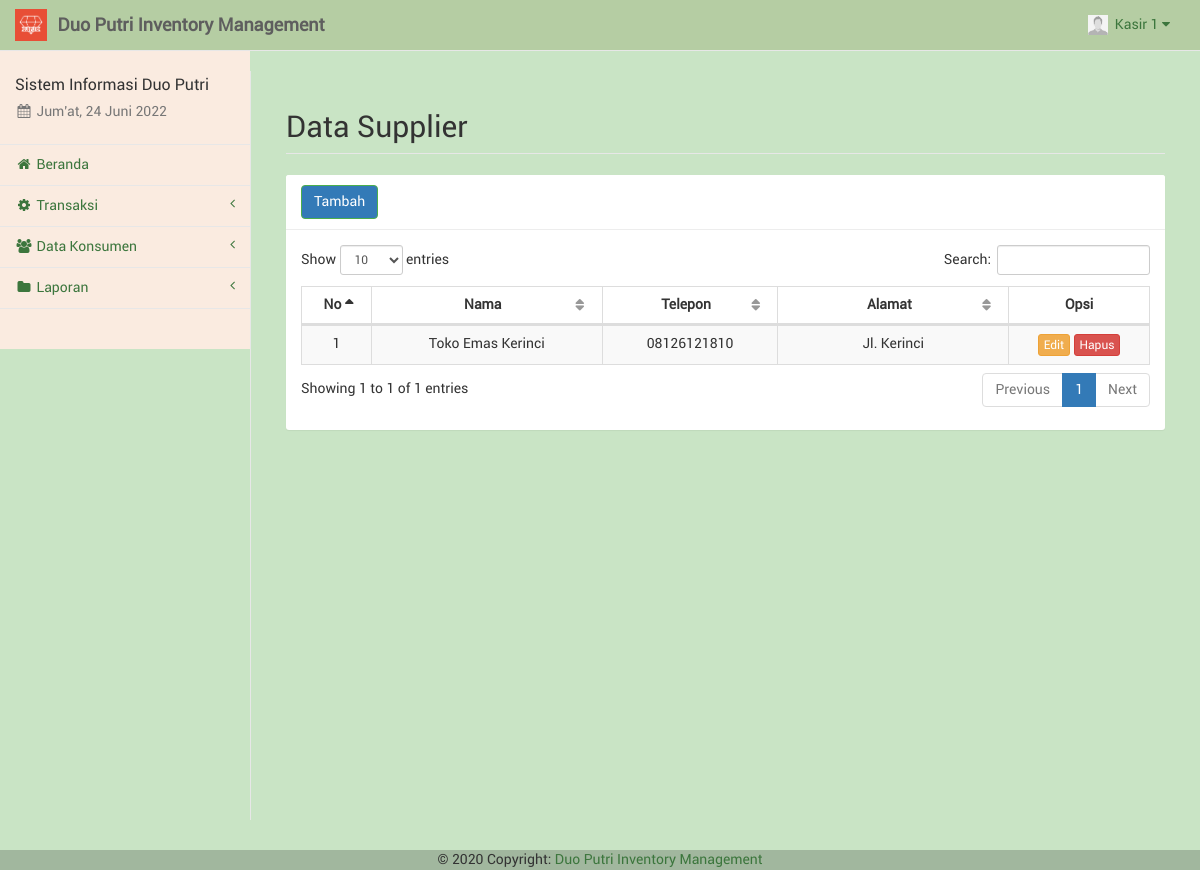
The page /kasir/supplier.php (signed in) on the database its author committed.
### tables this page shows
CREATE TABLE `kasir` (
  `id_kasir` int(11) NOT NULL,
  `nama_kasir` varchar(50) NOT NULL,
  `telp_kasir` varchar(20) NOT NULL,
  `user_kasir` varchar(50) NOT NULL,
  `pass_kasir` varchar(100) NOT NULL,
  `foto_kasir` text NOT NULL,
  `id_adm` int(11) NOT NULL
);

CREATE TABLE `supplier` (
  `id_spl` int(11) NOT NULL,
  `nama_spl` varchar(50) NOT NULL,
  `telp_spl` varchar(20) NOT NULL,
  `alamat_spl` text NOT NULL
);

### kasir/sess_check.php (called while the page is built, shortened)
<?php
	$chk_sess = $_SESSION['kasir'];
	include("dist/config/koneksi.php");
	$sql_sess = "SELECT * FROM kasir WHERE id_kasir='". $chk_sess ."'";
	$ress_sess = mysqli_query($conn, $sql_sess);
	$row_sess = mysqli_fetch_array($ress_sess);
	$sess_kasirname = $row_sess['nama_kasir'];
	$sess_kasirfoto = $row_sess['foto_kasir'];
?>

### kasir/supplier.php (the view, shortened to what this page needs)
<?php
include("sess_check.php");
$pagedesc = "Data Supplier";
include("layout_top.php");
?>
<div id="page-wrapper" style="background-color: #C9E4C5;">
	<div class="container-fluid">
		<div class="row">
			<div class="col-lg-12">
				<h1 class="page-header">Data Supplier</h1>
			</div>
		</div>
		<div class="row">
			<div class="col-lg-12"><?php include("layout_alert.php"); ?></div>
		</div>
		<div class="row">
			<div class="col-lg-12">
				<div class="panel panel-default">
					<div class="panel-heading">
						<a href="supplier_tambah.php" class="btn btn-success">Tambah</a>
					</div>
					<div class="panel-body">
						<table class="table table-striped table-bordered table-hover" id="tabel-data">
							<thead>
								<tr>
									<th width="1%">No</th>
									<th width="10%">Nama</th>
									<th width="5%">Telepon</th>
									<th width="10%">Alamat</th>
									<th width="5%">Opsi</th>
								</tr>
							</thead>
							<tbody>
								<?php
								$i = 1;
								$sql = "SELECT * FROM supplier ORDER BY nama_spl ASC";
								$ress = mysqli_query($conn, $sql);
								while ($data = mysqli_fetch_array($ress)) {
									echo '<tr>';
									echo '<td class="text-center">' . $i . '</td>';
									echo '<td class="text-center">' . $data['nama_spl'] . '</td>';
									echo '<td class="text-center">' . $data['telp_spl'] . '</td>';
									echo '<td class="text-center">' . $data['alamat_spl'] . '</td>';
									echo '<td class="text-center">
													  <a href="supplier_edit.php?spl=' . $data['id_spl'] . '" class="btn btn-warning btn-xs">Edit</a>'; ?>
									<a href="supplier_hapus.php?spl=<?php echo $data['id_spl']; ?>" onclick="return confirm('Apakah anda yakin akan menghapus <?php echo $data['nama_spl']; ?>?');" class="btn btn-danger btn-xs">Hapus</a></td>
								<?php
									echo '</tr>';
									$i++;
								}
								?>
							</tbody>
						</table>
					</div>
				</div>
			</div>
		</div>
	</div>
</div>
<?php
include("layout_bottom.php");
?>

### kasir/layout_top.php (shortened to what this page needs)
<?php
$haries = array("Sunday" => "Minggu", "Monday" => "Senin", "Tuesday" => "Selasa", "Wednesday" => "Rabu", "Thursday" => "Kamis", "Friday" => "Jum'at", "Saturday" => "Sabtu");
$bulans = array("", "Januari", "Februari", "Maret", "April", "Mei", "Juni", "Juli", "Agustus", "September", "Oktober", "November", "Desember");
$hari_ini = $haries[date("l")];
$bulan_ini = $bulans[date("n")];
$tanggal = date("d");
$tahun = date("Y");
?>
<!DOCTYPE html>
<html lang="en">
<head>
	<link href="libs/bootstrap/dist/css/bootstrap.min.css" rel="stylesheet">
	<link href="libs/metisMenu/dist/metisMenu.min.css" rel="stylesheet">
	<link href="libs/datatables-plugins/integration/bootstrap/3/dataTables.bootstrap.css" rel="stylesheet">
	<link href="libs/datatables-responsive/css/dataTables.responsive.css" rel="stylesheet">
	<link href="dist/css/sb-admin-2.css" rel="stylesheet">
	<link href="dist/css/offline-font.css" rel="stylesheet">
	<link href="dist/css/custom.css" rel="stylesheet">
	<link href="libs/font-awesome/css/font-awesome.min.css" rel="stylesheet" type="text/css">
</head>
<body style="background-color: #C9E4C5 ;">
	<div id="wrapper" style="background-color: #C9E4C5;">
		<nav class="navbar navbar-default navbar-static-top" style="background-color: #B5CDA3 ;" role="navigation" style="margin-bottom: 0">
			<div class="navbar-header">
				<a class="navbar-brand hidden-xs" href="index.php">
					<img src="foto/logo.png" alt="brand" width="32" class="float-left image-brand">
					<div class="float-right">&nbsp;<strong>Duo Putri Inventory Management</strong></div>
				</a>
			</div>
			<ul class="nav navbar-top-links navbar-right">
				<li class="dropdown dropdown-right">
					<a class="dropdown-toggle" data-toggle="dropdown" href="#">
						<img src="../foto/<?php echo $sess_kasirfoto; ?>" width="20px" height="20px" padding="0px">&nbsp;&nbsp;<?php echo ucfirst($sess_kasirname); ?>&nbsp;<i class="fa fa-caret-down"></i>
					</a>
				</li>
			</ul>
			<div class="navbar-default sidebar" role="navigation" style="background-color: #FAEBE0;">
				<div class="sidebar-nav navbar-collapse">
					<ul class="nav" id="side-menu">
						<li class="sidebar-search">
							<h4>Sistem Informasi Duo Putri</h4>
							<h5 class="text-muted"><i class="fa fa-calendar fa-fw"></i>&nbsp;<?php echo $hari_ini . ", " . $tanggal . " " . $bulan_ini . " " . $tahun ?></h5>
						</li>
						<?php
						if ($pagedesc == "Beranda") {
							echo '<li><a href="index.php" class="active"><i class="fa fa-home fa-fw"></i>&nbsp;Beranda</a></li>';
						} else {
							echo '<li><a href="index.php"><i class="fa fa-home fa-fw"></i>&nbsp;Beranda</a></li>';
						}
						if (isset($menuparent) && $menuparent == "transaksi") {
							echo '<li class="active">';
						} else {
							echo '<li>';
						}
						?>
						<a href="#"><i class="fa fa-gear fa-fw"></i>&nbsp;Transaksi<span class="fa arrow"></span></a>
						</li>
						<?php
						if (isset($menuparent) && $menuparent == "konsumen") {
							echo '<li class="active">';
						} else {
							echo '<li>';
						}
						?>
						<a href="#"><i class="fa fa-group fa-fw"></i>&nbsp;Data Konsumen<span class="fa arrow"></span></a>
						<?php
						if (isset($menuparent) && $menuparent == "laporan") {
							echo '<li class="active">';
						} else {
							echo '<li>';
						}
						?>
						<a href="#"><i class="fa fa-folder fa-fw"></i>&nbsp;Laporan<span class="fa arrow"></span></a>
						</li>
					</ul>
				</div>
			</div>
		</nav>

### rows shown on the page
kasir: foto_kasir (picture), nama_kasir "Kasir 1"
supplier: nama_spl "Toko Emas Kerinci", telp_spl "08126121810", alamat_spl "Jl. Kerinci"
